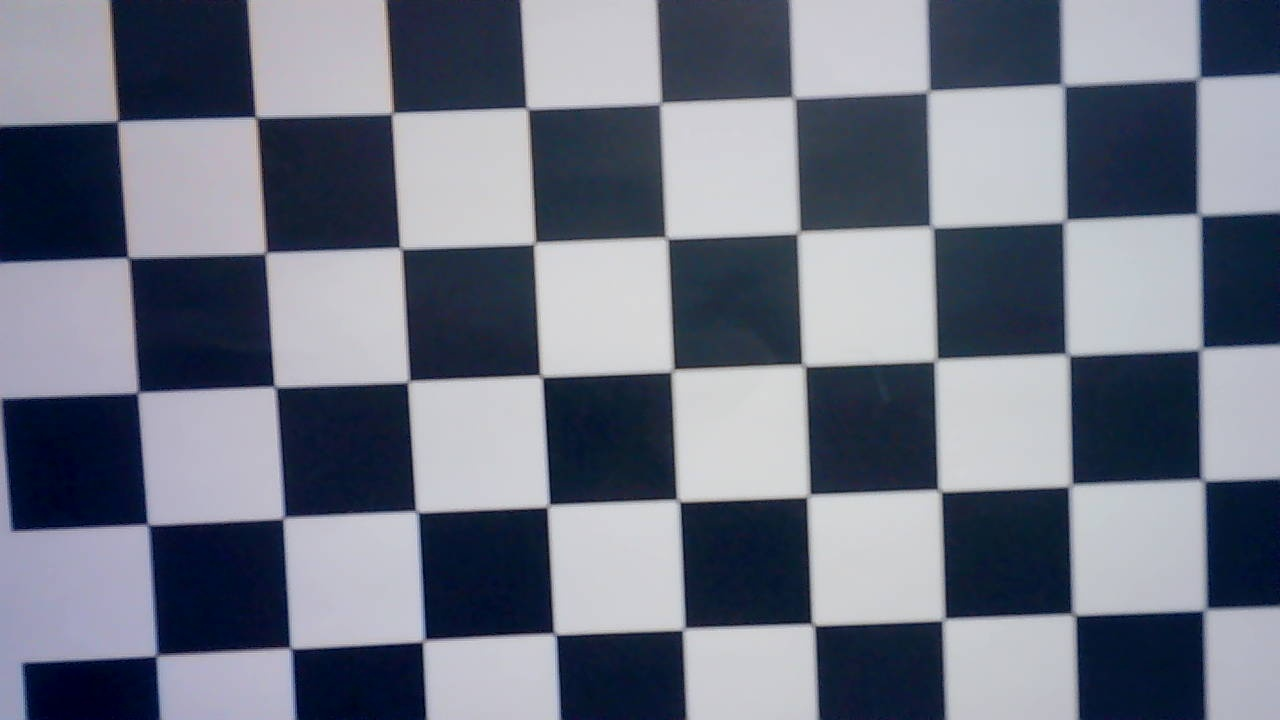
#> input picture get_cameraKD/224/224_000.jpg, 1280 x 720 px; its folder holds only this picture in this run
$ python 224.py
#> lines starting #> are read from the running program, lines starting #| are printed output that depends on the picture; after the words box and inside, x2 and y2 are one past the last pixel; in counts of white or black regions, pixels touching at a corner belong together
import cv2
import numpy as np
import glob

# 체커보드 설정
CHECKERBOARD = (4, 8)  # 내부 코너 수 (가로 4, 세로 8)
SQUARE_SIZE = 0.0215  # 한 칸의 실제 크기 (21.5mm = 0.0215m)
CAMERA_TO_CHECKERBOARD_DIST = 0.224  # 카메라와 체커보드 사이 거리 (224mm = 0.224m)

criteria = (cv2.TERM_CRITERIA_EPS + cv2.TERM_CRITERIA_MAX_ITER, 30, 0.001)

# 카메라 내부 파라미터 (K)와 왜곡 계수 (D)
K = np.array([[1.39755585e+03, 0.00000000e+00, 7.29335091e+02],
              [0.00000000e+00, 1.39879236e+03, 4.19580562e+02],
              [0.00000000e+00, 0.00000000e+00, 1.00000000e+00]])

D = np.array([[ 2.97613204e-02,  5.68877296e-01,  1.56553998e-03,
                -3.11259015e-05, -1.90935153e+00]])

images = glob.glob('./224/224_*.jpg')

for fname in images:
    img = cv2.imread(fname)
#> img is the input picture: shape (720, 1280, 3); mean B, G, R 131.5, 116.5, 111
    h, w = img.shape[:2]
#> h = 720; w = 1280

    # 왜곡 보정을 위해 카메라 행렬과 왜곡 계수 적용
    new_camera_matrix, _ = cv2.getOptimalNewCameraMatrix(K, D, (w, h), 1, (w, h))

    # 이미지 왜곡 보정
    undistorted_img = cv2.undistort(img, K, D, None, new_camera_matrix)
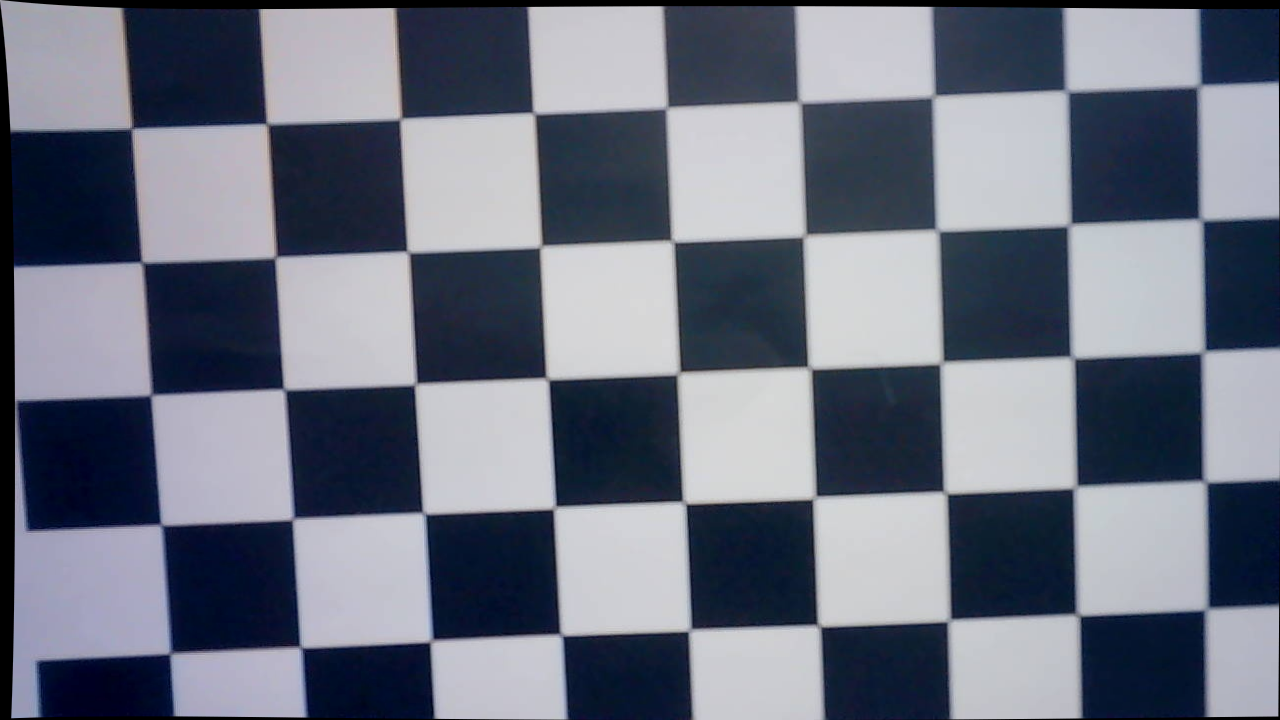
#> undistorted_img: shape (720, 1280, 3); mean B, G, R 128.6, 114.1, 108.6

    gray = cv2.cvtColor(undistorted_img, cv2.COLOR_BGR2GRAY)
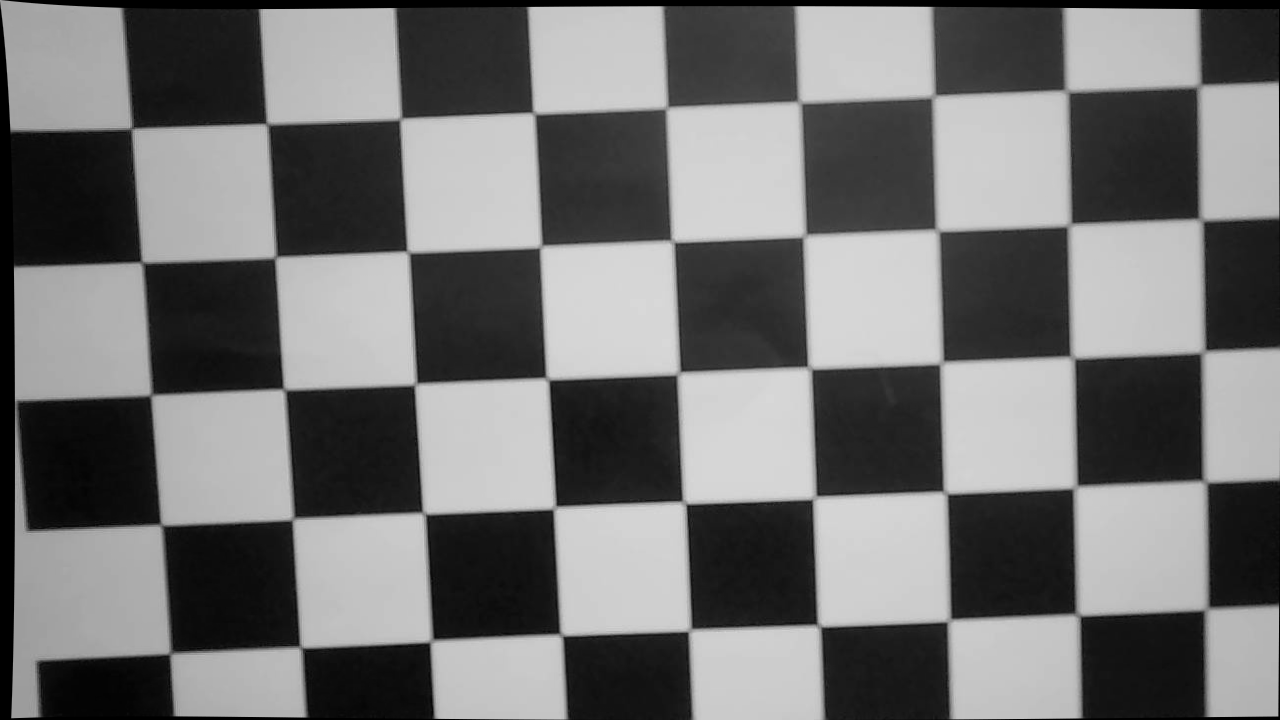
#> gray: shape (720, 1280); min 0, max 217, mean 114.1

    ret, corners = cv2.findChessboardCorners(gray, CHECKERBOARD,
                                             cv2.CALIB_CB_ADAPTIVE_THRESH +
                                             cv2.CALIB_CB_FAST_CHECK +
                                             cv2.CALIB_CB_NORMALIZE_IMAGE)
#> ret = True; corners = 32 rows, first 8: [1200.5, 219.5], [1203, 352], [1204.5, 482], [1207, 609.5], [1069.5, 225], [1072, 357], [1074.5, 486.5], [1080.3, 611.8]

    if ret:
        corners = cv2.cornerSubPix(gray, corners, (11, 11), (-1, -1), criteria)
#> corners = 32 rows, first 8: [1201, 219.6], [1203.5, 351.6], [1205, 481.8], [1206.3, 609], [1069.5, 224.8], [1072.6, 357.5], [1075.2, 487.1], [1078.2, 615.1]

        # 첫 번째 점과 마지막 점을 선택하여 대각선 거리 계산
        point1 = corners[0][0]  # 첫 번째 점 (x1, y1)
#> point1 = [1201, 219.6]
        point2 = corners[-1][0]  # 마지막 점 (x2, y2)
#> point2 = [300.6, 647.3]

        # 점에 원을 그리기
        point1 = (int(point1[0]), int(point1[1]))  # 첫 번째 점 튜플로 변환
#> point1 = (1200, 219)
        point2 = (int(point2[0]), int(point2[1]))  # 마지막 점 튜플로 변환
#> point2 = (300, 647)
        cv2.circle(undistorted_img, point1, 5, (0, 0, 255), -1)  # 첫 번째 점에 빨간 원
#> undistorted_img: shape (720, 1280, 3); 0.01% of pixels changed, all inside (x1, y1, x2, y2) = (1195, 214, 1206, 225)
        cv2.circle(undistorted_img, point2, 5, (0, 0, 255), -1)  # 마지막 점에 빨간 원
#> undistorted_img: shape (720, 1280, 3); mean B, G, R 128.6, 114, 108.6

        # 대각선 거리 계산 (유클리드 거리)
        distance = np.sqrt((point2[0] - point1[0]) ** 2 + (point2[1] - point1[1]) ** 2)
#> distance = 996.6
        real_u_SQUARE_SIZE = 0.1637
        # m/pixel, cm/pixel, mm/pixel 변환
        m_per_pixel = real_u_SQUARE_SIZE / distance
#> m_per_pixel = 0.000164
        cm_per_pixel = m_per_pixel * 100
#> cm_per_pixel = 0.0164
        mm_per_pixel = m_per_pixel * 1000
#> mm_per_pixel = 0.164

        # 거리 계산 (유클리드 거리)
        print(f"Distance between points: {distance:.2f} pixels")
#| Distance between points: 996.59 pixels
        print(f"Distance/pixel: {m_per_pixel:.6f} m/pixel")
#| Distance/pixel: 0.000164 m/pixel
        print(f"Distance/pixel: {cm_per_pixel:.4f} cm/pixel")
#| Distance/pixel: 0.0164 cm/pixel
        print(f"Distance/pixel: {mm_per_pixel:.2f} mm/pixel")
#| Distance/pixel: 0.16 mm/pixel

        # 각 점에 대해 출력 (첫 번째, 마지막)
        print(f"Point 1: ({point1[0]}, {point1[1]})")
#| Point 1: (1200, 219)
        print(f"Point 2: ({point2[0]}, {point2[1]})")
#| Point 2: (300, 647)

        # 결과 이미지 표시
        cv2.imshow("Checkerboard Corners", undistorted_img)  # 이미지를 화면에 표시
        cv2.waitKey(0)  # 키 입력을 기다립니다.

cv2.destroyAllWindows()

# Distance between points: 996.59 pixels
# Distance/pixel: 0.000164 m/pixel
# Distance/pixel: 0.0164 cm/pixel
# Distance/pixel: 0.16 mm/pixel
# Point 1: (1200, 219)
# Point 2: (300, 647)
